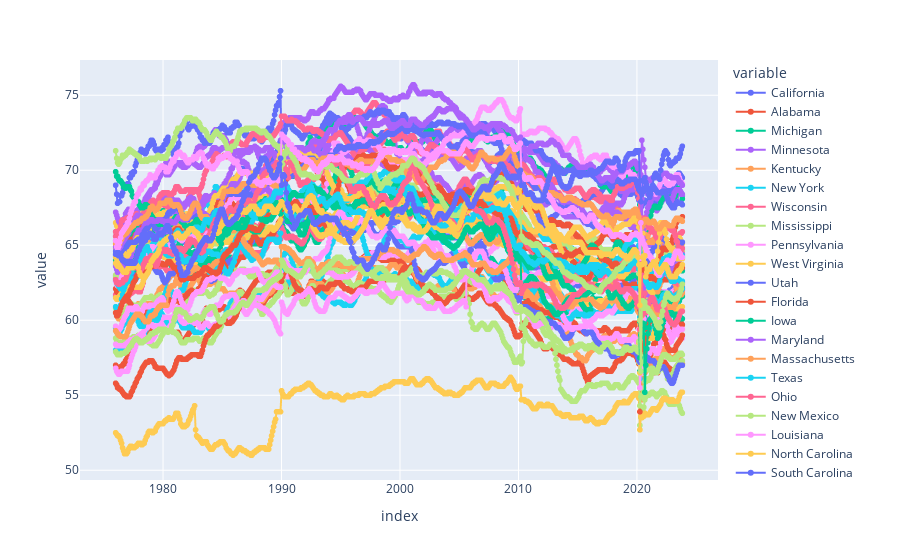

This figure's notebook cell:
### Code cell
px_fig = px.line(final_par_df, markers = True)
px_fig.show()

### Figure 1 — Plotly figure (JSON) as saved in the notebook; plotly's stock layout.template omitted (floating-point values rounded to 4 significant figures; data arrays with more than 128 entries replaced by an {"elided": "..."} marker saying what was removed)
{"data": [{"hovertemplate": "variable=California<br>index=%{x}<br>value=%{y}<extra></extra>", "legendgroup": "California", "line": {"color": "#636efa", "dash": "solid"}, "marker": {"symbol": "circle"}, "mode": "lines+markers", "name": "California", "showlegend": true, "type": "scattergl", "x": {"elided": "575 str values"}, "xaxis": "x", "y": {"elided": "575 float values"}, "yaxis": "y"}, {"hovertemplate": "variable=Alabama<br>index=%{x}<br>value=%{y}<extra></extra>", "legendgroup": "Alabama", "line": {"color": "#EF553B", "dash": "solid"}, "marker": {"symbol": "circle"}, "mode": "lines+markers", "name": "Alabama", "showlegend": true, "type": "scattergl", "x": {"elided": "575 str values"}, "xaxis": "x", "y": {"elided": "575 float values"}, "yaxis": "y"}, {"hovertemplate": "variable=Michigan<br>index=%{x}<br>value=%{y}<extra></extra>", "legendgroup": "Michigan", "line": {"color": "#00cc96", "dash": "solid"}, "marker": {"symbol": "circle"}, "mode": "lines+markers", "name": "Michigan", "showlegend": true, "type": "scattergl", "x": {"elided": "575 str values"}, "xaxis": "x", "y": {"elided": "575 float values"}, "yaxis": "y"}, {"hovertemplate": "variable=Minnesota<br>index=%{x}<br>value=%{y}<extra></extra>", "legendgroup": "Minnesota", "line": {"color": "#ab63fa", "dash": "solid"}, "marker": {"symbol": "circle"}, "mode": "lines+markers", "name": "Minnesota", "showlegend": true, "type": "scattergl", "x": {"elided": "575 str values"}, "xaxis": "x", "y": {"elided": "575 float values"}, "yaxis": "y"}, {"hovertemplate": "variable=Kentucky<br>index=%{x}<br>value=%{y}<extra></extra>", "legendgroup": "Kentucky", "line": {"color": "#FFA15A", "dash": "solid"}, "marker": {"symbol": "circle"}, "mode": "lines+markers", "name": "Kentucky", "showlegend": true, "type": "scattergl", "x": {"elided": "575 str values"}, "xaxis": "x", "y": {"elided": "575 float values"}, "yaxis": "y"}, {"hovertemplate": "variable=New York<br>index=%{x}<br>value=%{y}<extra></extra>", "legendgroup": "New York", "line": {"color": "#19d3f3", "dash": "solid"}, "marker": {"symbol": "circle"}, "mode": "lines+markers", "name": "New York", "showlegend": true, "type": "scattergl", "x": {"elided": "575 str values"}, "xaxis": "x", "y": {"elided": "575 float values"}, "yaxis": "y"}, {"hovertemplate": "variable=Wisconsin<br>index=%{x}<br>value=%{y}<extra></extra>", "legendgroup": "Wisconsin", "line": {"color": "#FF6692", "dash": "solid"}, "marker": {"symbol": "circle"}, "mode": "lines+markers", "name": "Wisconsin", "showlegend": true, "type": "scattergl", "x": {"elided": "575 str values"}, "xaxis": "x", "y": {"elided": "575 float values"}, "yaxis": "y"}, {"hovertemplate": "variable=Mississippi<br>index=%{x}<br>value=%{y}<extra></extra>", "legendgroup": "Mississippi", "line": {"color": "#B6E880", "dash": "solid"}, "marker": {"symbol": "circle"}, "mode": "lines+markers", "name": "Mississippi", "showlegend": true, "type": "scattergl", "x": {"elided": "575 str values"}, "xaxis": "x", "y": {"elided": "575 float values"}, "yaxis": "y"}, {"hovertemplate": "variable=Pennsylvania<br>index=%{x}<br>value=%{y}<extra></extra>", "legendgroup": "Pennsylvania", "line": {"color": "#FF97FF", "dash": "solid"}, "marker": {"symbol": "circle"}, "mode": "lines+markers", "name": "Pennsylvania", "showlegend": true, "type": "scattergl", "x": {"elided": "575 str values"}, "xaxis": "x", "y": {"elided": "575 float values"}, "yaxis": "y"}, {"hovertemplate": "variable=West Virginia<br>index=%{x}<br>value=%{y}<extra></extra>", "legendgroup": "West Virginia", "line": {"color": "#FECB52", "dash": "solid"}, "marker": {"symbol": "circle"}, "mode": "lines+markers", "name": "West Virginia", "showlegend": true, "type": "scattergl", "x": {"elided": "575 str values"}, "xaxis": "x", "y": {"elided": "575 float values"}, "yaxis": "y"}, {"hovertemplate": "variable=Utah<br>index=%{x}<br>value=%{y}<extra></extra>", "legendgroup": "Utah", "line": {"color": "#636efa", "dash": "solid"}, "marker": {"symbol": "circle"}, "mode": "lines+markers", "name": "Utah", "showlegend": true, "type": "scattergl", "x": {"elided": "575 str values"}, "xaxis": "x", "y": {"elided": "575 float values"}, "yaxis": "y"}, {"hovertemplate": "variable=Florida<br>index=%{x}<br>value=%{y}<extra></extra>", "legendgroup": "Florida", "line": {"color": "#EF553B", "dash": "solid"}, "marker": {"symbol": "circle"}, "mode": "lines+markers", "name": "Florida", "showlegend": true, "type": "scattergl", "x": {"elided": "575 str values"}, "xaxis": "x", "y": {"elided": "575 float values"}, "yaxis": "y"}, {"hovertemplate": "variable=Iowa<br>index=%{x}<br>value=%{y}<extra></extra>", "legendgroup": "Iowa", "line": {"color": "#00cc96", "dash": "solid"}, "marker": {"symbol": "circle"}, "mode": "lines+markers", "name": "Iowa", "showlegend": true, "type": "scattergl", "x": {"elided": "575 str values"}, "xaxis": "x", "y": {"elided": "575 float values"}, "yaxis": "y"}, {"hovertemplate": "variable=Maryland<br>index=%{x}<br>value=%{y}<extra></extra>", "legendgroup": "Maryland", "line": {"color": "#ab63fa", "dash": "solid"}, "marker": {"symbol": "circle"}, "mode": "lines+markers", "name": "Maryland", "showlegend": true, "type": "scattergl", "x": {"elided": "575 str values"}, "xaxis": "x", "y": {"elided": "575 float values"}, "yaxis": "y"}, {"hovertemplate": "variable=Massachusetts<br>index=%{x}<br>value=%{y}<extra></extra>", "legendgroup": "Massachusetts", "line": {"color": "#FFA15A", "dash": "solid"}, "marker": {"symbol": "circle"}, "mode": "lines+markers", "name": "Massachusetts", "showlegend": true, "type": "scattergl", "x": {"elided": "575 str values"}, "xaxis": "x", "y": {"elided": "575 float values"}, "yaxis": "y"}, {"hovertemplate": "variable=Texas<br>index=%{x}<br>value=%{y}<extra></extra>", "legendgroup": "Texas", "line": {"color": "#19d3f3", "dash": "solid"}, "marker": {"symbol": "circle"}, "mode": "lines+markers", "name": "Texas", "showlegend": true, "type": "scattergl", "x": {"elided": "575 str values"}, "xaxis": "x", "y": {"elided": "575 float values"}, "yaxis": "y"}, {"hovertemplate": "variable=Ohio<br>index=%{x}<br>value=%{y}<extra></extra>", "legendgroup": "Ohio", "line": {"color": "#FF6692", "dash": "solid"}, "marker": {"symbol": "circle"}, "mode": "lines+markers", "name": "Ohio", "showlegend": true, "type": "scattergl", "x": {"elided": "575 str values"}, "xaxis": "x", "y": {"elided": "575 float values"}, "yaxis": "y"}, {"hovertemplate": "variable=New Mexico<br>index=%{x}<br>value=%{y}<extra></extra>", "legendgroup": "New Mexico", "line": {"color": "#B6E880", "dash": "solid"}, "marker": {"symbol": "circle"}, "mode": "lines+markers", "name": "New Mexico", "showlegend": true, "type": "scattergl", "x": {"elided": "575 str values"}, "xaxis": "x", "y": {"elided": "575 float values"}, "yaxis": "y"}, {"hovertemplate": "variable=Louisiana<br>index=%{x}<br>value=%{y}<extra></extra>", "legendgroup": "Louisiana", "line": {"color": "#FF97FF", "dash": "solid"}, "marker": {"symbol": "circle"}, "mode": "lines+markers", "name": "Louisiana", "showlegend": true, "type": "scattergl", "x": {"elided": "575 str values"}, "xaxis": "x", "y": {"elided": "575 float values"}, "yaxis": "y"}, {"hovertemplate": "variable=North Carolina<br>index=%{x}<br>value=%{y}<extra></extra>", "legendgroup": "North Carolina", "line": {"color": "#FECB52", "dash": "solid"}, "marker": {"symbol": "circle"}, "mode": "lines+markers", "name": "North Carolina", "showlegend": true, "type": "scattergl", "x": {"elided": "575 str values"}, "xaxis": "x", "y": {"elided": "575 float values"}, "yaxis": "y"}, {"hovertemplate": "variable=South Carolina<br>index=%{x}<br>value=%{y}<extra></extra>", "legendgroup": "South Carolina", "line": {"color": "#636efa", "dash": "solid"}, "marker": {"symbol": "circle"}, "mode": "lines+markers", "name": "South Carolina", "showlegend": true, "type": "scattergl", "x": {"elided": "575 str values"}, "xaxis": "x", "y": {"elided": "575 float values"}, "yaxis": "y"}, {"hovertemplate": "variable=Maine<br>index=%{x}<br>value=%{y}<extra></extra>", "legendgroup": "Maine", "line": {"color": "#EF553B", "dash": "solid"}, "marker": {"symbol": "circle"}, "mode": "lines+markers", "name": "Maine", "showlegend": true, "type": "scattergl", "x": {"elided": "575 str values"}, "xaxis": "x", "y": {"elided": "575 float values"}, "yaxis": "y"}, {"hovertemplate": "variable=Georgia<br>index=%{x}<br>value=%{y}<extra></extra>", "legendgroup": "Georgia", "line": {"color": "#00cc96", "dash": "solid"}, "marker": {"symbol": "circle"}, "mode": "lines+markers", "name": "Georgia", "showlegend": true, "type": "scattergl", "x": {"elided": "575 str values"}, "xaxis": "x", "y": {"elided": "575 float values"}, "yaxis": "y"}, {"hovertemplate": "variable=Colorado<br>index=%{x}<br>value=%{y}<extra></extra>", "legendgroup": "Colorado", "line": {"color": "#ab63fa", "dash": "solid"}, "marker": {"symbol": "circle"}, "mode": "lines+markers", "name": "Colorado", "showlegend": true, "type": "scattergl", "x": {"elided": "575 str values"}, "xaxis": "x", "y": {"elided": "575 float values"}, "yaxis": "y"}, {"hovertemplate": "variable=Oregon<br>index=%{x}<br>value=%{y}<extra></extra>", "legendgroup": "Oregon", "line": {"color": "#FFA15A", "dash": "solid"}, "marker": {"symbol": "circle"}, "mode": "lines+markers", "name": "Oregon", "showlegend": true, "type": "scattergl", "x": {"elided": "575 str values"}, "xaxis": "x", "y": {"elided": "575 float values"}, "yaxis": "y"}, {"hovertemplate": "variable=Arizona<br>index=%{x}<br>value=%{y}<extra></extra>", "legendgroup": "Arizona", "line": {"color": "#19d3f3", "dash": "solid"}, "marker": {"symbol": "circle"}, "mode": "lines+markers", "name": "Arizona", "showlegend": true, "type": "scattergl", "x": {"elided": "575 str values"}, "xaxis": "x", "y": {"elided": "575 float values"}, "yaxis": "y"}, {"hovertemplate": "variable=Idaho<br>index=%{x}<br>value=%{y}<extra></extra>", "legendgroup": "Idaho", "line": {"color": "#FF6692", "dash": "solid"}, "marker": {"symbol": "circle"}, "mode": "lines+markers", "name": "Idaho", "showlegend": true, "type": "scattergl", "x": {"elided": "575 str values"}, "xaxis": "x", "y": {"elided": "575 float values"}, "yaxis": "y"}, {"hovertemplate": "variable=Illinois<br>index=%{x}<br>value=%{y}<extra></extra>", "legendgroup": "Illinois", "line": {"color": "#B6E880", "dash": "solid"}, "marker": {"symbol": "circle"}, "mode": "lines+markers", "name": "Illinois", "showlegend": true, "type": "scattergl", "x": {"elided": "575 str values"}, "xaxis": "x", "y": {"elided": "575 float values"}, "yaxis": "y"}, {"hovertemplate": "variable=Tennessee<br>index=%{x}<br>value=%{y}<extra></extra>", "legendgroup": "Tennessee", "line": {"color": "#FF97FF", "dash": "solid"}, "marker": {"symbol": "circle"}, "mode": "lines+markers", "name": "Tennessee", "showlegend": true, "type": "scattergl", "x": {"elided": "575 str values"}, "xaxis": "x", "y": {"elided": "575 float values"}, "yaxis": "y"}, {"hovertemplate": "variable=New Jersey<br>index=%{x}<br>value=%{y}<extra></extra>", "legendgroup": "New Jersey", "line": {"color": "#FECB52", "dash": "solid"}, "marker": {"symbol": "circle"}, "mode": "lines+markers", "name": "New Jersey", "showlegend": true, "type": "scattergl", "x": {"elided": "575 str values"}, "xaxis": "x", "y": {"elided": "575 float values"}, "yaxis": "y"}, {"hovertemplate": "variable=Alaska<br>index=%{x}<br>value=%{y}<extra></extra>", "legendgroup": "Alaska", "line": {"color": "#636efa", "dash": "solid"}, "marker": {"symbol": "circle"}, "mode": "lines+markers", "name": "Alaska", "showlegend": true, "type": "scattergl", "x": {"elided": "575 str values"}, "xaxis": "x", "y": {"elided": "575 float values"}, "yaxis": "y"}, {"hovertemplate": "variable=Virginia<br>index=%{x}<br>value=%{y}<extra></extra>", "legendgroup": "Virginia", "line": {"color": "#EF553B", "dash": "solid"}, "marker": {"symbol": "circle"}, "mode": "lines+markers", "name": "Virginia", "showlegend": true, "type": "scattergl", "x": {"elided": "575 str values"}, "xaxis": "x", "y": {"elided": "575 float values"}, "yaxis": "y"}, {"hovertemplate": "variable=Indiana<br>index=%{x}<br>value=%{y}<extra></extra>", "legendgroup": "Indiana", "line": {"color": "#00cc96", "dash": "solid"}, "marker": {"symbol": "circle"}, "mode": "lines+markers", "name": "Indiana", "showlegend": true, "type": "scattergl", "x": {"elided": "575 str values"}, "xaxis": "x", "y": {"elided": "575 float values"}, "yaxis": "y"}, {"hovertemplate": "variable=Vermont<br>index=%{x}<br>value=%{y}<extra></extra>", "legendgroup": "Vermont", "line": {"color": "#ab63fa", "dash": "solid"}, "marker": {"symbol": "circle"}, "mode": "lines+markers", "name": "Vermont", "showlegend": true, "type": "scattergl", "x": {"elided": "575 str values"}, "xaxis": "x", "y": {"elided": "575 float values"}, "yaxis": "y"}, {"hovertemplate": "variable=Oklahoma<br>index=%{x}<br>value=%{y}<extra></extra>", "legendgroup": "Oklahoma", "line": {"color": "#FFA15A", "dash": "solid"}, "marker": {"symbol": "circle"}, "mode": "lines+markers", "name": "Oklahoma", "showlegend": true, "type": "scattergl", "x": {"elided": "575 str values"}, "xaxis": "x", "y": {"elided": "575 float values"}, "yaxis": "y"}, {"hovertemplate": "variable=Washington<br>index=%{x}<br>value=%{y}<extra></extra>", "legendgroup": "Washington", "line": {"color": "#19d3f3", "dash": "solid"}, "marker": {"symbol": "circle"}, "mode": "lines+markers", "name": "Washington", "showlegend": true, "type": "scattergl", "x": {"elided": "575 str values"}, "xaxis": "x", "y": {"elided": "575 float values"}, "yaxis": "y"}, {"hovertemplate": "variable=New Hampshire<br>index=%{x}<br>value=%{y}<extra></extra>", "legendgroup": "New Hampshire", "line": {"color": "#FF6692", "dash": "solid"}, "marker": {"symbol": "circle"}, "mode": "lines+markers", "name": "New Hampshire", "showlegend": true, "type": "scattergl", "x": {"elided": "575 str values"}, "xaxis": "x", "y": {"elided": "575 float values"}, "yaxis": "y"}, {"hovertemplate": "variable=Arkansas<br>index=%{x}<br>value=%{y}<extra></extra>", "legendgroup": "Arkansas", "line": {"color": "#B6E880", "dash": "solid"}, "marker": {"symbol": "circle"}, "mode": "lines+markers", "name": "Arkansas", "showlegend": true, "type": "scattergl", "x": {"elided": "575 str values"}, "xaxis": "x", "y": {"elided": "575 float values"}, "yaxis": "y"}, {"hovertemplate": "variable=North Dakota<br>index=%{x}<br>value=%{y}<extra></extra>", "legendgroup": "North Dakota", "line": {"color": "#FF97FF", "dash": "solid"}, "marker": {"symbol": "circle"}, "mode": "lines+markers", "name": "North Dakota", "showlegend": true, "type": "scattergl", "x": {"elided": "575 str values"}, "xaxis": "x", "y": {"elided": "575 float values"}, "yaxis": "y"}, {"hovertemplate": "variable=Connecticut<br>index=%{x}<br>value=%{y}<extra></extra>", "legendgroup": "Connecticut", "line": {"color": "#FECB52", "dash": "solid"}, "marker": {"symbol": "circle"}, "mode": "lines+markers", "name": "Connecticut", "showlegend": true, "type": "scattergl", "x": {"elided": "575 str values"}, "xaxis": "x", "y": {"elided": "575 float values"}, "yaxis": "y"}, {"hovertemplate": "variable=South Dakota<br>index=%{x}<br>value=%{y}<extra></extra>", "legendgroup": "South Dakota", "line": {"color": "#636efa", "dash": "solid"}, "marker": {"symbol": "circle"}, "mode": "lines+markers", "name": "South Dakota", "showlegend": true, "type": "scattergl", "x": {"elided": "575 str values"}, "xaxis": "x", "y": {"elided": "575 float values"}, "yaxis": "y"}, {"hovertemplate": "variable=Missouri<br>index=%{x}<br>value=%{y}<extra></extra>", "legendgroup": "Missouri", "line": {"color": "#EF553B", "dash": "solid"}, "marker": {"symbol": "circle"}, "mode": "lines+markers", "name": "Missouri", "showlegend": true, "type": "scattergl", "x": {"elided": "575 str values"}, "xaxis": "x", "y": {"elided": "575 float values"}, "yaxis": "y"}, {"hovertemplate": "variable=Hawaii<br>index=%{x}<br>value=%{y}<extra></extra>", "legendgroup": "Hawaii", "line": {"color": "#00cc96", "dash": "solid"}, "marker": {"symbol": "circle"}, "mode": "lines+markers", "name": "Hawaii", "showlegend": true, "type": "scattergl", "x": {"elided": "575 str values"}, "xaxis": "x", "y": {"elided": "575 float values"}, "yaxis": "y"}, {"hovertemplate": "variable=Nebraska<br>index=%{x}<br>value=%{y}<extra></extra>", "legendgroup": "Nebraska", "line": {"color": "#ab63fa", "dash": "solid"}, "marker": {"symbol": "circle"}, "mode": "lines+markers", "name": "Nebraska", "showlegend": true, "type": "scattergl", "x": {"elided": "575 str values"}, "xaxis": "x", "y": {"elided": "575 float values"}, "yaxis": "y"}, {"hovertemplate": "variable=Kansas<br>index=%{x}<br>value=%{y}<extra></extra>", "legendgroup": "Kansas", "line": {"color": "#FFA15A", "dash": "solid"}, "marker": {"symbol": "circle"}, "mode": "lines+markers", "name": "Kansas", "showlegend": true, "type": "scattergl", "x": {"elided": "575 str values"}, "xaxis": "x", "y": {"elided": "575 float values"}, "yaxis": "y"}, {"hovertemplate": "variable=Montana<br>index=%{x}<br>value=%{y}<extra></extra>", "legendgroup": "Montana", "line": {"color": "#19d3f3", "dash": "solid"}, "marker": {"symbol": "circle"}, "mode": "lines+markers", "name": "Montana", "showlegend": true, "type": "scattergl", "x": {"elided": "575 str values"}, "xaxis": "x", "y": {"elided": "575 float values"}, "yaxis": "y"}, {"hovertemplate": "variable=Delaware<br>index=%{x}<br>value=%{y}<extra></extra>", "legendgroup": "Delaware", "line": {"color": "#FF6692", "dash": "solid"}, "marker": {"symbol": "circle"}, "mode": "lines+markers", "name": "Delaware", "showlegend": true, "type": "scattergl", "x": {"elided": "575 str values"}, "xaxis": "x", "y": {"elided": "575 float values"}, "yaxis": "y"}, {"hovertemplate": "variable=Nevada<br>index=%{x}<br>value=%{y}<extra></extra>", "legendgroup": "Nevada", "line": {"color": "#B6E880", "dash": "solid"}, "marker": {"symbol": "circle"}, "mode": "lines+markers", "name": "Nevada", "showlegend": true, "type": "scattergl", "x": {"elided": "575 str values"}, "xaxis": "x", "y": {"elided": "575 float values"}, "yaxis": "y"}, {"hovertemplate": "variable=Wyoming<br>index=%{x}<br>value=%{y}<extra></extra>", "legendgroup": "Wyoming", "line": {"color": "#FF97FF", "dash": "solid"}, "marker": {"symbol": "circle"}, "mode": "lines+markers", "name": "Wyoming", "showlegend": true, "type": "scattergl", "x": {"elided": "575 str values"}, "xaxis": "x", "y": {"elided": "575 float values"}, "yaxis": "y"}, {"hovertemplate": "variable=Rhode Island<br>index=%{x}<br>value=%{y}<extra></extra>", "legendgroup": "Rhode Island", "line": {"color": "#FECB52", "dash": "solid"}, "marker": {"symbol": "circle"}, "mode": "lines+markers", "name": "Rhode Island", "showlegend": true, "type": "scattergl", "x": {"elided": "575 str values"}, "xaxis": "x", "y": {"elided": "575 float values"}, "yaxis": "y"}, {"hovertemplate": "variable=District Of Columbia<br>index=%{x}<br>value=%{y}<extra></extra>", "legendgroup": "District Of Columbia", "line": {"color": "#636efa", "dash": "solid"}, "marker": {"symbol": "circle"}, "mode": "lines+markers", "name": "District Of Columbia", "showlegend": true, "type": "scattergl", "x": {"elided": "575 str values"}, "xaxis": "x", "y": {"elided": "575 float values"}, "yaxis": "y"}], "layout": {"legend": {"title": {"text": "variable"}, "tracegroupgap": 0}, "margin": {"t": 60}, "xaxis": {"anchor": "y", "domain": [0, 1], "title": {"text": "index"}}, "yaxis": {"anchor": "x", "domain": [0, 1], "title": {"text": "value"}}}}
